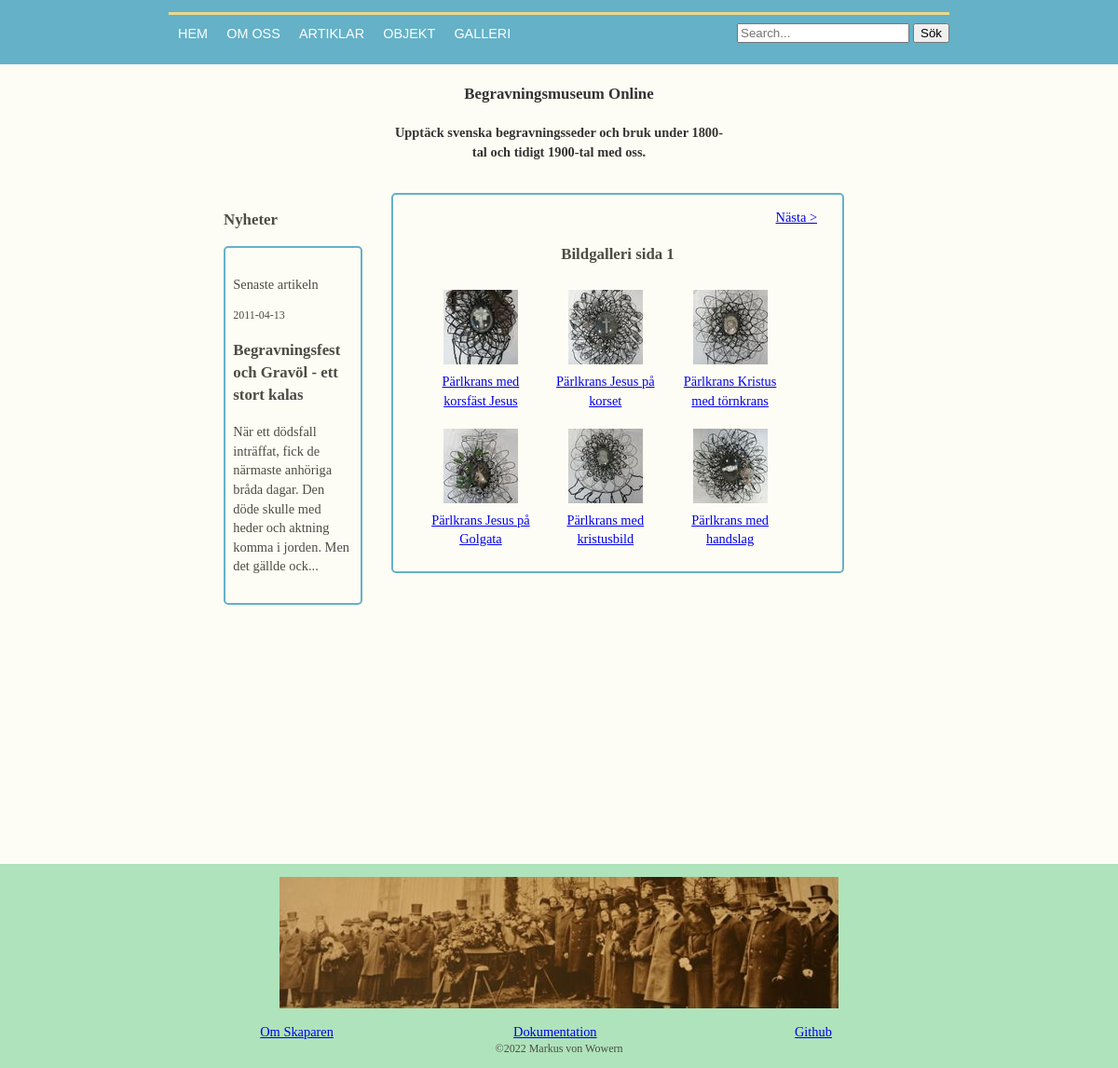
/public/gallery.php, run on an earlier commit of the app's database.
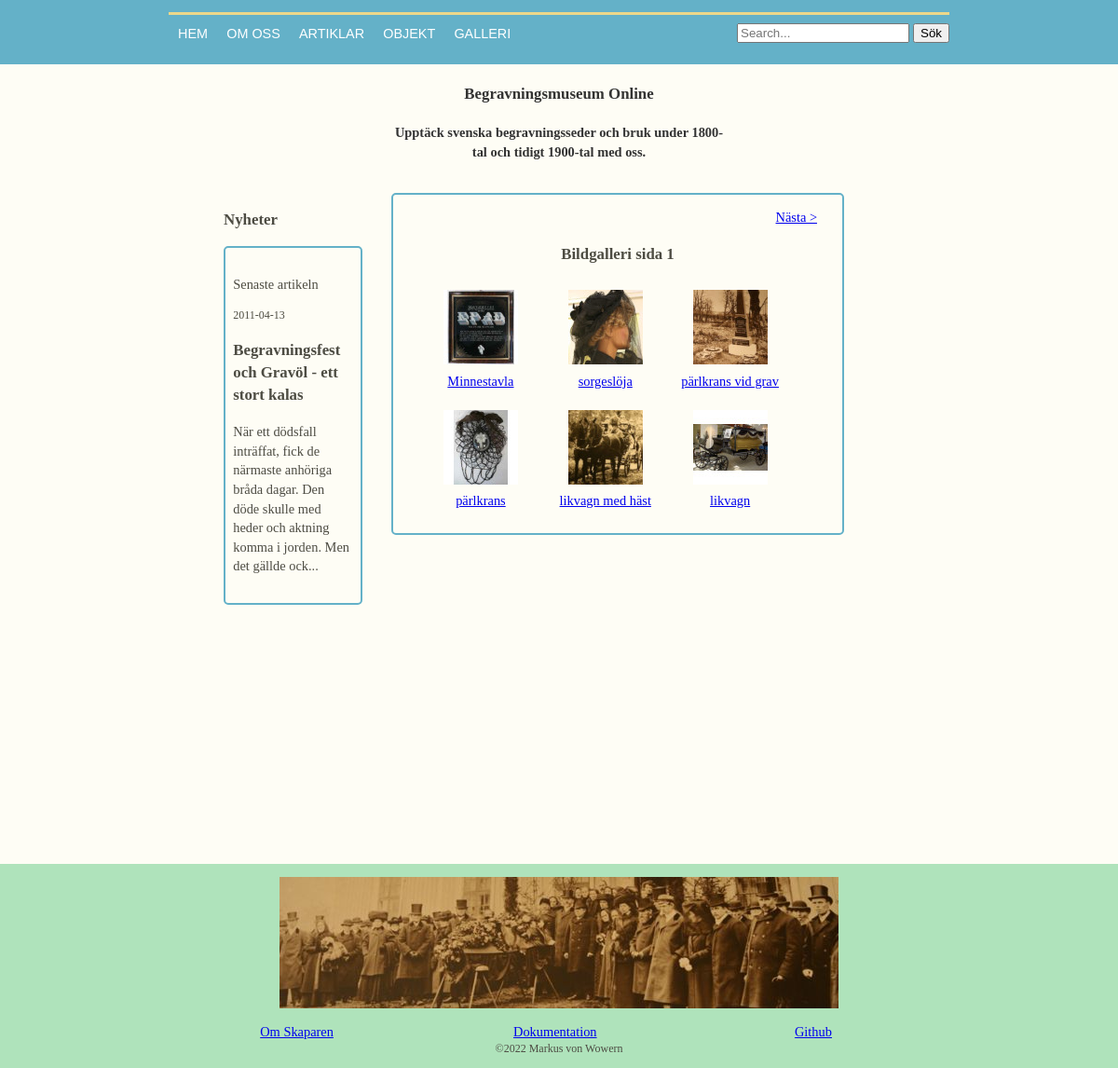
And on a later commit of the database.
### tables this page shows
CREATE TABLE "Article" ("id" INTEGER PRIMARY KEY  AUTOINCREMENT  NOT NULL  UNIQUE , "category" TEXT, "title" TEXT, "content" TEXT, "author" TEXT, "pubdate" DATETIME NOT NULL  DEFAULT CURRENT_DATE);

CREATE TABLE Object
		(
			id INTEGER PRIMARY KEY  NOT NULL  UNIQUE, 
			title TEXT, 
			category TEXT, 
			text TEXT,
			image TEXT,
			owner TEXT
		);

### public/gallery.php (the view, shortened to what this page needs)
<?php
include('../view/header.php');
include('../view/side.php');
$page = $_GET["page"] ?? 0;
$db = connectToDatabase(createDSN(getFilename("bmo.sqlite")));
$sql = <<<EOD
    SELECT
        id,
        title,
        image
    FROM Object
    ORDER BY id DESC
    ;
    EOD;
$stmt = $db->prepare($sql);
$stmt->execute();
$res = $stmt->fetchAll();
$start_index = $page * 6;
$pageNumber = $page + 1;
$contentString = <<<EOD
    <div class="object-gallery">
    EOD;
$buttonStringPrevious = '<a class="button-50 text-left" href="gallery.php?page=' . $page - 1 . '">< Föregående</a>';
$buttonStringNext = '<a class="button-50 text-right" href="gallery.php?page=' . $page + 1 . '">Nästa ></a>';
if ($page < 1) {
    $contentString = $contentString . '<a class="button-50"> </a>' . $buttonStringNext;
} else if ($page >= $res[0]["id"] / 6 - 1) {
    $contentString = $contentString . $buttonStringPrevious;
} else {
    $contentString = $contentString . $buttonStringPrevious;
    $contentString = $contentString . $buttonStringNext;
}
$contentString = $contentString . '<h3 class="content-title"> Bildgalleri sida ' . $pageNumber . '</h3>';
for ($i = $start_index; $i < $start_index + 6; $i++) {
    if (isset($res[$i])) {
        $objectTitle = $res[$i]["title"];
        $objectImg = $res[$i]["image"];
        $itemString = <<<EOD
        <a href="img/full-size/$objectImg" class="object-gallery-item ">
            <img src="img/80x80/$objectImg" alt="$objectTitle image">
            <div class="object-gallery-title">$objectTitle</div>
        </a>
        EOD;
        $contentString = $contentString . $itemString;
    }
}
$contentString = $contentString . "</div>";
?>
<div class="content">
    <div class="content-box content-left text-center">
        <?= $contentString ?>
    </div>
</div>
<?php
include('../view/footer.php');

### view/header.php (shortened to what this page needs)
<!doctype html>
<html lang="sv">
<head>
    <link rel="stylesheet" href="css/style.css">
</head>
<body>
    <div class="container">
        <header class="header navbar navbar-fixed-top">
            <nav class="navbar-header">
                <ul class="nav nav-left">
                    <li>
                        <a href="home.php">Hem</a>
                    </li>
                    <li>
                        <a href="about.php">Om oss</a>
                    </li>
                    <li>
                        <a href="articles.php">Artiklar</a>
                    </li>
                    <li>
                        <a href="objects.php">Objekt</a>
                    </li>
                    <li>
                        <a href="gallery.php">Galleri</a>
                    </li>
                </ul>
                <ul class="nav nav-right">
                    <li>
                        <form class="nav-search" action="search.php" method="POST">
                            <input type="text" name="search" placeholder="Search...">
                            <button type="submit">Sök</button>
                        </form>
                    </li>
                </ul>
            </nav>
        </header>
        <div class="banner">
            <h3 class="text-center">Begravningsmuseum Online</h3>
            <h4 class="text-center">Upptäck svenska begravningsseder och bruk under 1800-tal och tidigt 1900-tal med oss.</h4>
        </div>

### view/side.php
<?php
$db = connectToDatabase(createDSN(getFilename("bmo.sqlite")));
$sql = <<<EOD
    SELECT
        *
    FROM
        article
    WHERE
        category = 'article'
    ORDER BY
        pubdate DESC
    LIMIT 1
    ;
    EOD;
$stmt = $db->prepare($sql);
$stmt->execute();
$res = $stmt->fetch();
$articleid = $res["id"];
$articleTitle = $res["title"];
$articleContent = substr($res["content"], 0, 150) . "...";
$articlePubdate = $res["pubdate"];
?>
<main>
    <div class="side-bar content-left">
        <h3> Nyheter </h3>
        <a class="block-link" href="article.php?articleid=<?= $articleid ?>">
            <div class="content-box text-wrap">
                <p> Senaste artikeln</p>
                <p class="text-small"><?= $articlePubdate ?>
                <h3><?= $articleTitle ?></h3>
                <p><?= $articleContent ?></p>
            </div>
        </a>
    </div>

### view/footer.php
</main>
<footer>
    <div class="footer-logo"> <img src="img/maggy/begravningsfolje.jpg" alt="Footer picture"> </div>
    <div class="row">
        <div class="column text-center">
            <a href="presentation.php">Om Skaparen</a>
        </div>
        <div class="column text-center">
            <a href="doc.php">Dokumentation</a>
        </div>
        <div class="column text-center">
            <a href="https://github.com/showgun666/webtec/tree/main/proj"> Github </a>
        </div>
    </div>
    <div class="text-center text-small">©2022 Markus von Wowern</div>
</footer>
</div>
</body>

### public/css/style.css (style rules this page uses)
.container { flex-grow: 1; }
body { display: flex; flex-direction: column; position: relative; color: #4d4c43; background-color: #fefdf5; padding-top: 4em; font-size: 0.9em; line-height: 1.42857143; margin: 0; display: block; min-height: 100vh; }
.header { font-family: Verdana, Geneva, Tahoma, sans-serif; background-color: #64B1C8; padding-left: 15%; padding-right: 15%; }
.navbar-fixed-top { top: 0; border-width: 0 0 1px; position: fixed; right: 0; left: 0; z-index: 2040; }
.navbar { border: 1px solid transparent; }
.navbar-header { margin-bottom: 0; border-top: 3px solid #ecd88a; border-bottom: 0; position: relative; display: block; }
.nav { position: relative; display: block; text-transform: uppercase; }
.nav-left { float: left; }
.nav-right { float: right; }
.nav-search { margin-top: 4%; }
header { background-color: #333; color: #fff; padding: 0.8em; }
nav ul { list-style: none; margin: 0; padding: 0; }
nav li { float: left; }
nav li a { display: block; color: #fff; padding: 0.7em; text-decoration: none; }
nav:after { content: ""; display: table; clear: both; }
.banner { color:#333; padding-top: 1em; padding-bottom: 1em; padding-left: 35%; padding-right: 35%; }
.footer-logo { padding-top: 1em; padding-bottom: 1em; display: flex; justify-content: center; align-items: center; }
footer { padding-left: 15%; padding-right: 15%; width: 70%; background-color: #AFE3BB; margin-top: 50em; display: table; content: " "; padding-bottom: 0.8em; }
.column { width: 33%; float: left; }
.text-center { text-align: center; }
.text-right { text-align: right; }
.text-small { font-size: smaller; }
.text-wrap { max-width: 100%; overflow-wrap: break-word; }
main { padding-left: 20%; padding-right: 20%; }
.side-bar { width: 23%; position: relative; }
.side-bar a { text-decoration: none; }
.content { float: right; width: 75%; }
.content-title { width: 100%; }
.content-box { box-sizing: border-box; width: 90%; border: 2px solid #64B1C8; border-radius: 5px; position: relative; padding-top: 1em; padding-bottom: 1em; padding-left: 5%; padding-right: 5%; margin-bottom: 1em; }
.content-left { float: left; }
.block-link { display: block; width: 100%; height: 100%; color: #4d4c43; }
.object-gallery { display: flex; flex-wrap: wrap; }
.object-gallery-item { flex-basis: calc(33.33% - 2em); margin: 10px; text-align: center; }
.object-gallery-item img { max-width: 100%; }
.object-gallery-title { margin-top: 2px; font-size: 1em; }
.button-50 { width: 50%; }

What changed in the data, as far as the page shows it:
no longer on this page (row unchanged): object: image (picture), title "Pärlkrans med korsfäst Jesus"
no longer on this page (row unchanged): object: image (picture), title "Pärlkrans Jesus på korset"
no longer on this page (row unchanged): object: image (picture), title "Pärlkrans Kristus med törnkrans"
no longer on this page (row unchanged): object: image (picture), title "Pärlkrans Jesus på Golgata"
no longer on this page (row unchanged): object: image (picture), title "Pärlkrans med kristusbild"
no longer on this page (row unchanged): object: image (picture), title "Pärlkrans med handslag"
added object: image (picture), title "Minnestavla"
added object: image (picture), title "sorgeslöja"
added object: image (picture), title "pärlkrans vid grav"
added object: image (picture), title "pärlkrans"
added object: image (picture), title "likvagn med häst"
added object: image+title (picture), title "likvagn"
